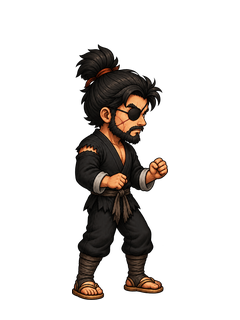
#> input picture assets/_trial_20260906/t45_batch2a_anchor_selection_v2_singleframe/qa/shanzei_a_right_before_recenter_canonical.png, 240 x 320 px, given in place of shanzei_a_right.png, which was not available
$ python build_recenter_preview.py
#> lines starting #> are read from the running program, lines starting #| are printed output that depends on the picture; pictures that were not available may be replaced by others from this repository, and a replacement may not be noted
from pathlib import Path
import hashlib
import json

from PIL import Image, ImageDraw


ROOT = Path(__file__).parents[1]
SOURCE = ROOT.parent / "t45_batch2a_a_right_singleframe_v1_codex_native" / "normalized" / "shanzei_a_right.png"
PREVIEW = ROOT / "qa" / "shanzei_a_right_recentered_preview.png"
REPORT = ROOT / "qa" / "recenter_canonical_a_right_preview.json"
CONTACT = ROOT / "qa" / "recenter_canonical_six_preview.png"
DX = 6
THRESHOLD = 32

CANONICAL = [
    ("A · right · preview +6px", PREVIEW),
    ("A · rightup · unchanged", ROOT.parent / "t45_batch2a_a_rightup_singleframe_v1_codex_native" / "normalized" / "shanzei_a_rightup.png"),
    ("A · rightdown · unchanged", ROOT.parent / "t45_batch2a_a_rightdown_singleframe_v1_codex_native" / "normalized" / "shanzei_a_rightdown.png"),
    ("B · right · unchanged", ROOT.parent / "t45_batch2a_bright_v8_two_ref_hero_height_codex_native" / "normalized" / "shanzei_b_right.png"),
    ("B · rightup · unchanged", ROOT.parent / "t45_batch2a_b_rightup_singleframe_v5_codex_native" / "normalized" / "shanzei_b_rightup.png"),
    ("B · rightdown · unchanged", ROOT.parent / "t45_batch2a_b_rightdown_singleframe_v1_codex_native" / "normalized" / "shanzei_b_rightdown.png"),
]


def facts(image: Image.Image) -> dict:
    image = image.convert("RGBA")
    points = [
        (x, y)
        for y in range(image.height)
        for x in range(image.width)
        if image.getpixel((x, y))[3] > THRESHOLD
    ]
    xs = [p[0] for p in points]
    ys = [p[1] for p in points]
    return {
        "size": list(image.size),
        "mode": image.mode,
        "bboxInclusive": [min(xs), min(ys), max(xs), max(ys)],
        "visualHeight": max(ys) - min(ys) + 1,
        "feetY": max(ys) + 1,
        "centroidX": sum(xs) / len(xs),
        "alphaExtrema": [min(p[3] for p in image.getdata()), max(p[3] for p in image.getdata())],
        "perimeterNonzero": sum(
            1
            for x in range(image.width)
            for y in (0, image.height - 1)
            if image.getpixel((x, y))[3] > THRESHOLD
        )
        + sum(
            1
            for y in range(1, image.height - 1)
            for x in (0, image.width - 1)
            if image.getpixel((x, y))[3] > THRESHOLD
        ),
    }


def main() -> None:
    source = Image.open(SOURCE).convert("RGBA")
#> source is the input picture: PIL image 240x320 RGBA; mean R, G, B, A 11.1, 7.9, 5.8, 47.2
    before = facts(source)
#> in facts, `points = [ (x, y) for y in range(image.height) for x in range(image.wi..`: points = 14778 pairs, first value 72 to 167, second value 44 to 299
#> in facts, `xs = [p[0] for p in points]`: xs = 14778 values, max 167 at index 7027, min 72 at index 14326, mean 114.3
#> in facts, `ys = [p[1] for p in points]`: ys = 14778 values from 44 to 299
#> before = {'size': [240, 320], 'mode': 'RGBA', 'bboxInclusive': [72, 44, 167, 299], 'visualHeight': 256, 'feetY': 300, 'centroidX': 114.3, 'alphaExtrema': [0, 255], 'perimeterNonzero': 0}
    shifted = Image.new("RGBA", source.size, (0, 0, 0, 0))
#> shifted: PIL image 240x320 RGBA; every value is 0
    shifted.alpha_composite(source, (DX, 0))
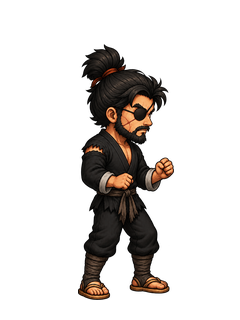
#> shifted: PIL image 240x320 RGBA; mean R, G, B, A 11.1, 7.9, 5.8, 47.2; transparent parts drawn white
    shifted.save(PREVIEW, "PNG", optimize=False)
    after = facts(shifted)
#> after = {'size': [240, 320], 'mode': 'RGBA', 'bboxInclusive': [78, 44, 173, 299], 'visualHeight': 256, 'feetY': 300, 'centroidX': 120.3, 'alphaExtrema': [0, 255], 'perimeterNonzero': 0}

    report = {
        "task": "T45",
        "scope": "canonical selected A-right preview only",
        "source": str(SOURCE),
        "preview": str(PREVIEW),
        "operation": "deterministic horizontal translation; no redraw",
        "shiftX": DX,
        "alphaThreshold": THRESHOLD,
        "before": before,
        "after": after,
        "sourceSha256": hashlib.sha256(SOURCE.read_bytes()).hexdigest(),
        "previewSha256": hashlib.sha256(PREVIEW.read_bytes()).hexdigest(),
        "manifestUpdated": False,
        "runtimeRelease": False,
    }
    REPORT.write_text(json.dumps(report, ensure_ascii=False, indent=2) + "\n")

    cell_w, cell_h = 520, 650
    sheet = Image.new("RGBA", (cell_w * 3, cell_h * 2 + 54), (31, 35, 42, 255))
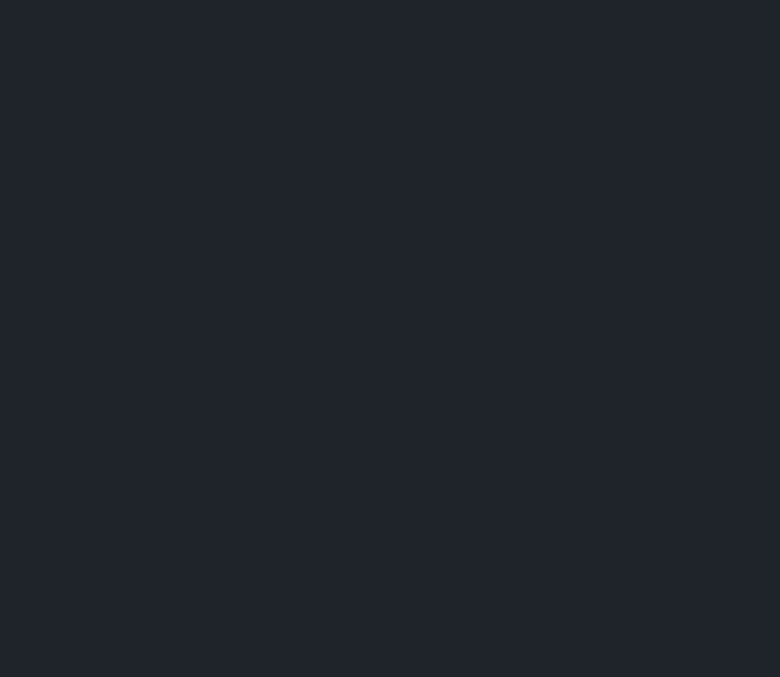
#> sheet: PIL image 1560x1354 RGBA (shown at 1/2 size); mean R, G, B, A 31, 35, 42, 255
    draw = ImageDraw.Draw(sheet)
    draw.text((24, 14), "T45 canonical six · A-right recenter preview", fill=(236, 231, 215, 255))
    for index, (label, path) in enumerate(CANONICAL):
        sprite = Image.open(path).convert("RGBA")
        x = (index % 3) * cell_w
        y = 54 + (index // 3) * cell_h
        draw.rounded_rectangle((x + 10, y + 8, x + cell_w - 10, y + cell_h - 10), radius=16, fill=(50, 56, 64, 255))
        sheet.alpha_composite(sprite.resize((390, 520), Image.Resampling.NEAREST), (x + 65, y + 54))
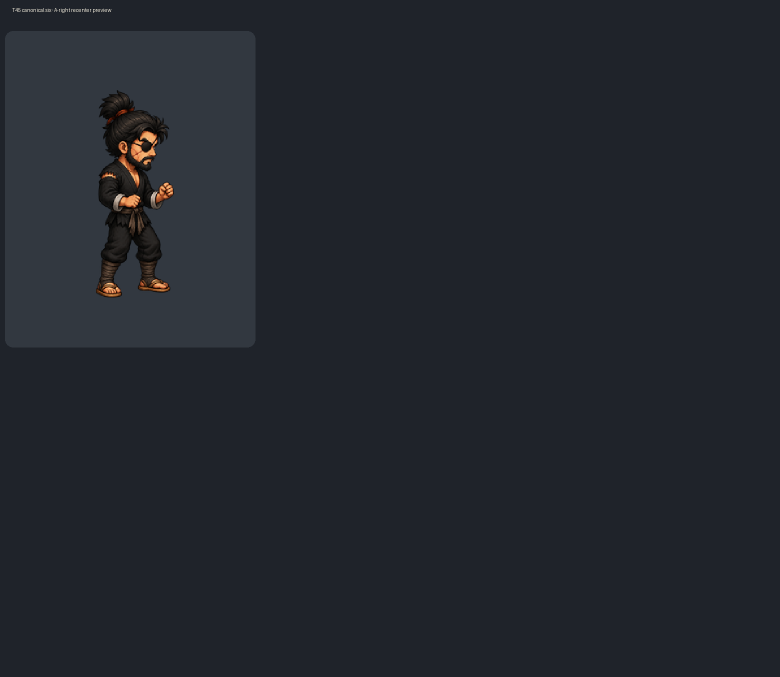
#> sheet: PIL image 1560x1354 RGBA (shown at 1/2 size); mean R, G, B, A 34.1, 37.9, 44.7, 255
        draw.line((x + 28, y + 536, x + cell_w - 28, y + 536), fill=(199, 103, 73, 255), width=2)
        draw.text((x + 24, y + 18), label, fill=(236, 231, 215, 255))
#> pass 2 of the loop in main, `for index, (label, path) in enumerate(CANONICAL):`:
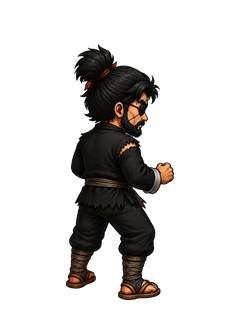
#> input picture assets/_trial_20260906/t45_batch2a_a_rightup_singleframe_v1_codex_native/normalized/shanzei_a_rightup.png, 240 x 320 px
#> in main, sprite is the input picture: PIL image 240x320 RGBA; mean R, G, B, A 9.7, 8, 6.7, 51.5
#> in main, `sheet.alpha_composite(sprite.resize((390, 520), Image.Resampling.NEARE..`:
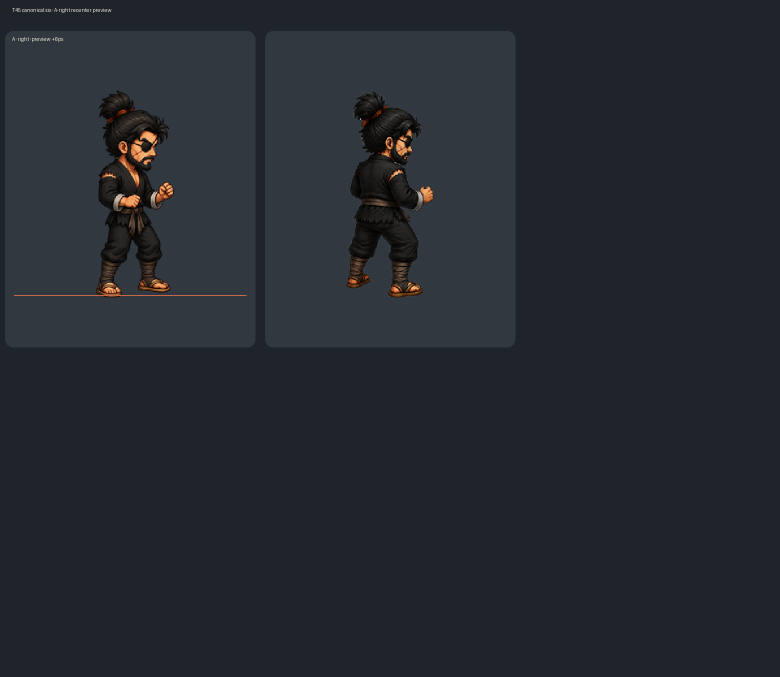
#> sheet: PIL image 1560x1354 RGBA (shown at 1/2 size); mean R, G, B, A 36.8, 40.7, 47.3, 255
#> pass 3 of the loop in main, `for index, (label, path) in enumerate(CANONICAL):`:
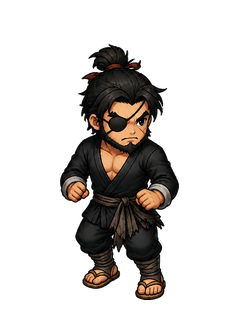
#> input picture assets/_trial_20260906/t45_batch2a_handgrip_codex_native/normalized/shanzei_a_rightdown.png, 240 x 320 px, found by its file name
#> in main, sprite is the input picture: PIL image 240x320 RGBA; mean R, G, B, A 17.2, 14.1, 11.5, 60.5
#> in main, `sheet.alpha_composite(sprite.resize((390, 520), Image.Resampling.NEARE..`:
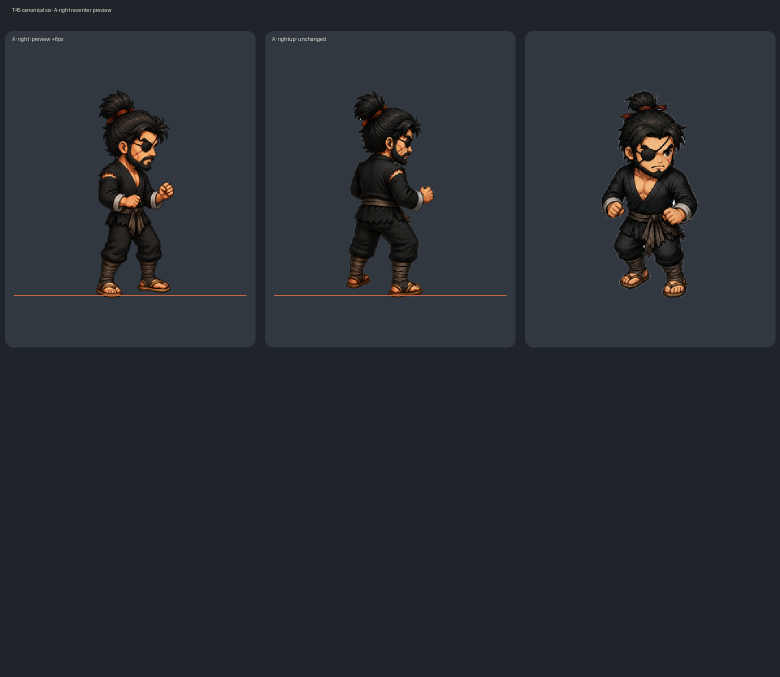
#> sheet: PIL image 1560x1354 RGBA (shown at 1/2 size); mean R, G, B, A 40, 43.7, 50.1, 255
#> the loop made 6 passes; the first 3 are shown
    sheet.save(CONTACT, "PNG", optimize=False)
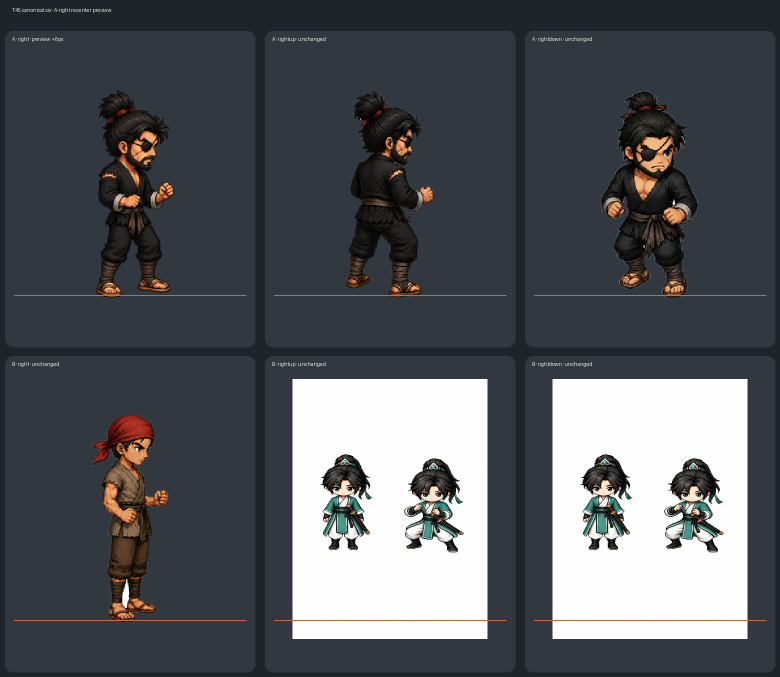
#> saved as recenter_canonical_six_preview.png: PIL image 1560x1354 RGBA (shown at 1/2 size); mean R, G, B, A 84.7, 87.3, 91.9, 255
    print(json.dumps({"preview": str(PREVIEW), "contact": str(CONTACT), "before": before, "after": after}, ensure_ascii=False))
#> (printed output is left out)


if __name__ == "__main__":
    main()
